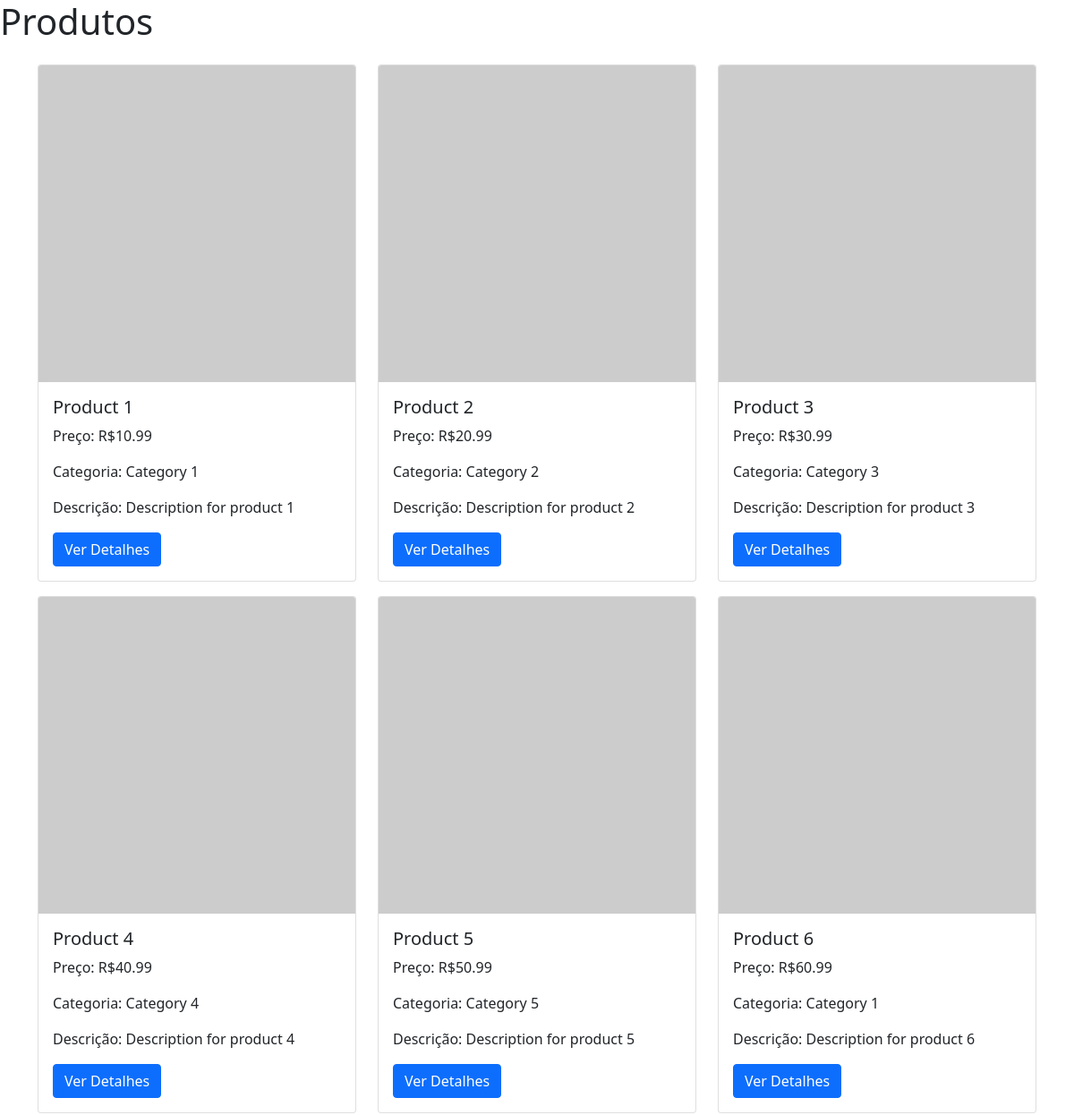
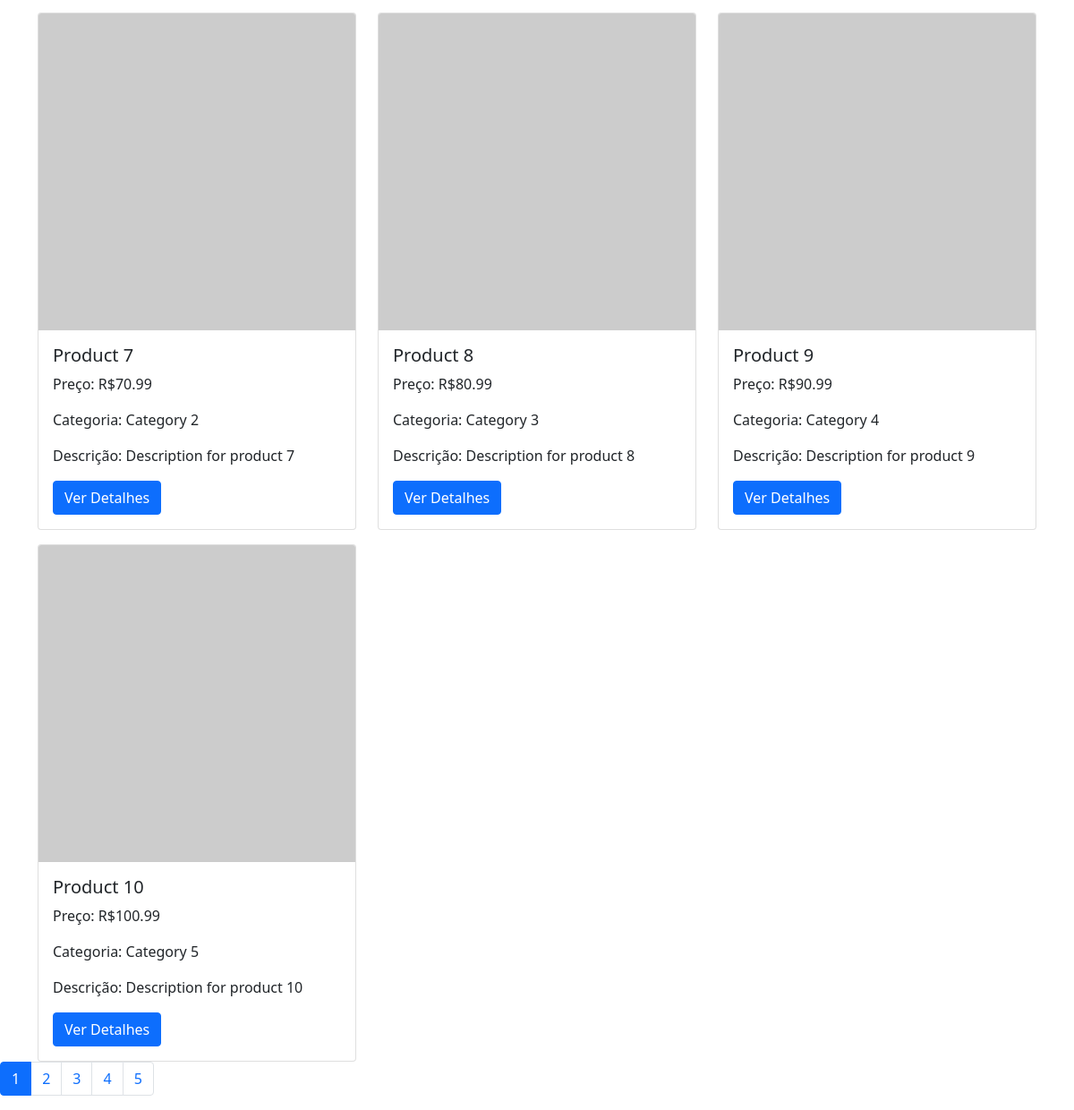
/products.php, run on the app's committed database (2 pictures, top to bottom).
### tables this page shows
CREATE TABLE products (
    product_id INT(11) AUTO_INCREMENT PRIMARY KEY,
    product_name VARCHAR(100) NOT NULL,
    product_category VARCHAR(100) NOT NULL,
    product_description VARCHAR(250),
    product_image VARCHAR(250),
    product_image2 VARCHAR(250),
    product_image3 VARCHAR(250),
    product_image4 VARCHAR(250),
    product_price DECIMAL(6,2) NOT NULL,
    product_special_offer INT(2),
    product_color VARCHAR(100)
);

### products.php (the view, shortened to what this page needs)
<?php
include 'header.php';
$products_per_page = 10;
$page = isset($_GET['page']) ? (int) $_GET['page'] : 1;
$offset = ($page - 1) * $products_per_page;
$stmt = $conn->prepare("SELECT * FROM products LIMIT ? OFFSET ?");
$stmt->bind_param("ii", $products_per_page, $offset);
$stmt->execute();
$result = $stmt->get_result();
?>
<!DOCTYPE html>
<html lang="pt-br">
<head>
    <?php include 'links.php'; ?>
</head>
<body>
    <section>
        <h1>Produtos</h1>
        <div class="container">
            <div class="row">
                <?php while ($product = $result->fetch_assoc()): ?>
                    <div class="col-sm-12 col-md-6 col-lg-4 mt-3">
                        <div class="card">
                            <img src="<?= $product['product_image'] ?>" class="card-img-top"
                                alt="<?= $product['product_name'] ?>">
                            <div class="card-body">
                                <h5 class="card-title"><?= $product['product_name'] ?></h5>
                                <p class="card-text">Preço: R$<?= $product['product_price'] ?></p>
                                <p class="card-text">Categoria: <?= $product['product_category'] ?></p>
                                <p class="card-text">Descrição: <?= $product['product_description'] ?></p>
                                <a href="product_details.php?product_id=<?= $product['product_id'] ?>"
                                    class="btn btn-primary">Ver Detalhes</a>
                            </div>
                        </div>
                    </div>
                <?php endwhile; ?>
            </div>
        </div>
        <?php
        $total_products_query = "SELECT COUNT(*) as total FROM products";
        $total_products_result = $conn->query($total_products_query);
        $total_products = $total_products_result->fetch_assoc()['total'];
        $total_pages = ceil($total_products / $products_per_page);
        ?>
        <nav aria-label="Page navigation">
            <ul class="pagination">
                <?php for ($i = 1; $i <= $total_pages; $i++): ?>
                    <li class="page-item <?= ($i == $page) ? 'active' : '' ?>">
                        <a class="page-link" href="?page=<?= $i ?>"><?= $i ?></a>
                    </li>
                <?php endfor; ?>
            </ul>
        </nav>
    </section>
</body>

### links.php (shortened to what this page needs)
<link href="https://cdn.jsdelivr.net/npm/bootstrap@5.1.1/dist/css/bootstrap.min.css" rel="stylesheet"
>

### data on the page
products: product_name "Product 1", product_price "10.99", product_category "Category 1", product_description "Description for product 1"
products: product_name "Product 2", product_price "20.99", product_category "Category 2", product_description "Description for product 2"
products: product_name "Product 3", product_price "30.99", product_category "Category 3", product_description "Description for product 3"
products: product_name "Product 4", product_price "40.99", product_category "Category 4", product_description "Description for product 4"
products: product_name "Product 5", product_price "50.99", product_category "Category 5", product_description "Description for product 5"
products: product_name "Product 6", product_price "60.99", product_category "Category 1", product_description "Description for product 6"
products: product_name "Product 7", product_price "70.99", product_category "Category 2", product_description "Description for product 7"
products: product_name "Product 8", product_price "80.99", product_category "Category 3", product_description "Description for product 8"
products: product_name "Product 9", product_price "90.99", product_category "Category 4", product_description "Description for product 9"
products: product_name "Product 10", product_price "100.99", product_category "Category 5", product_description "Description for product 10"
